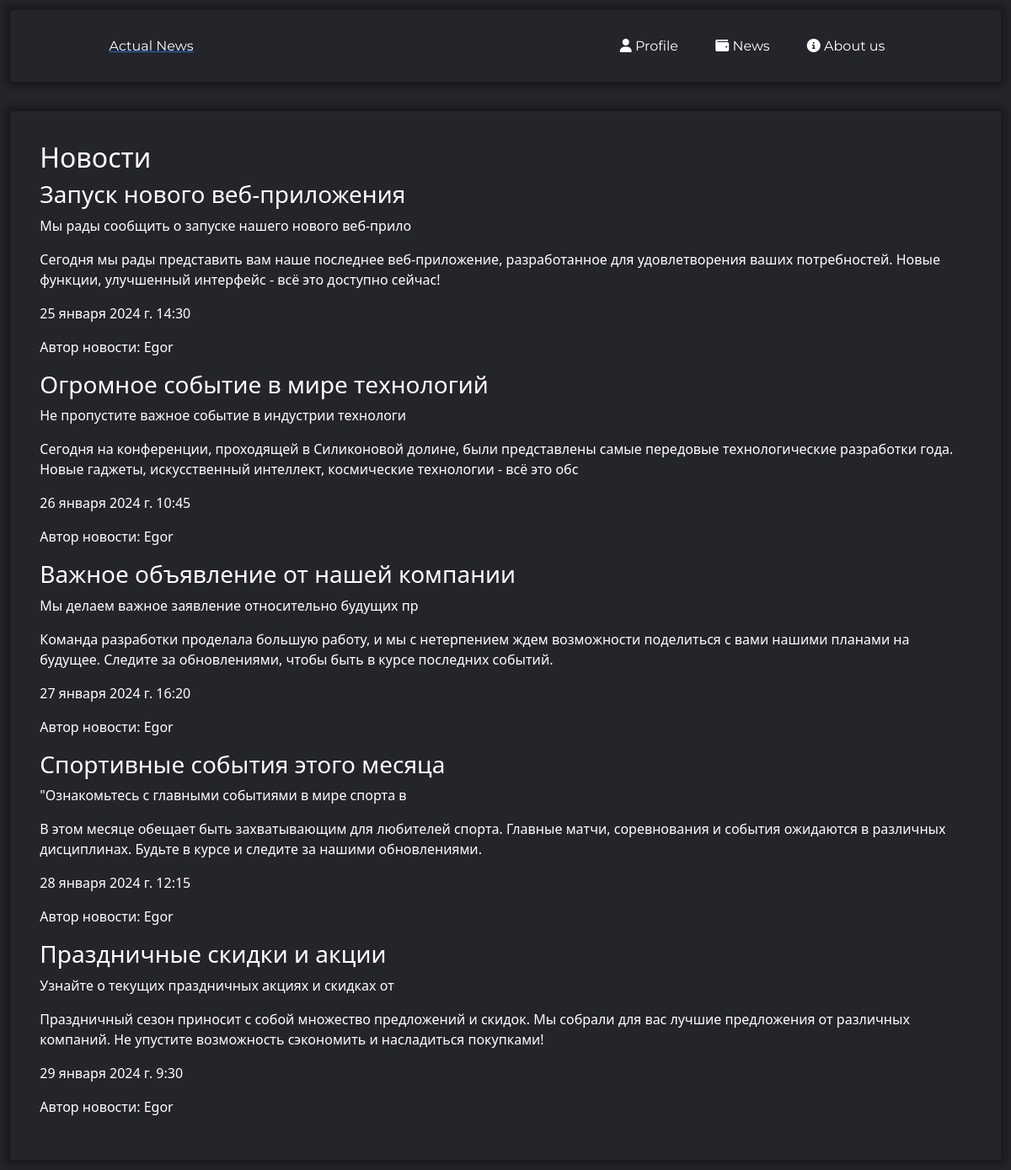
The page /news/ on the database as committed earlier.
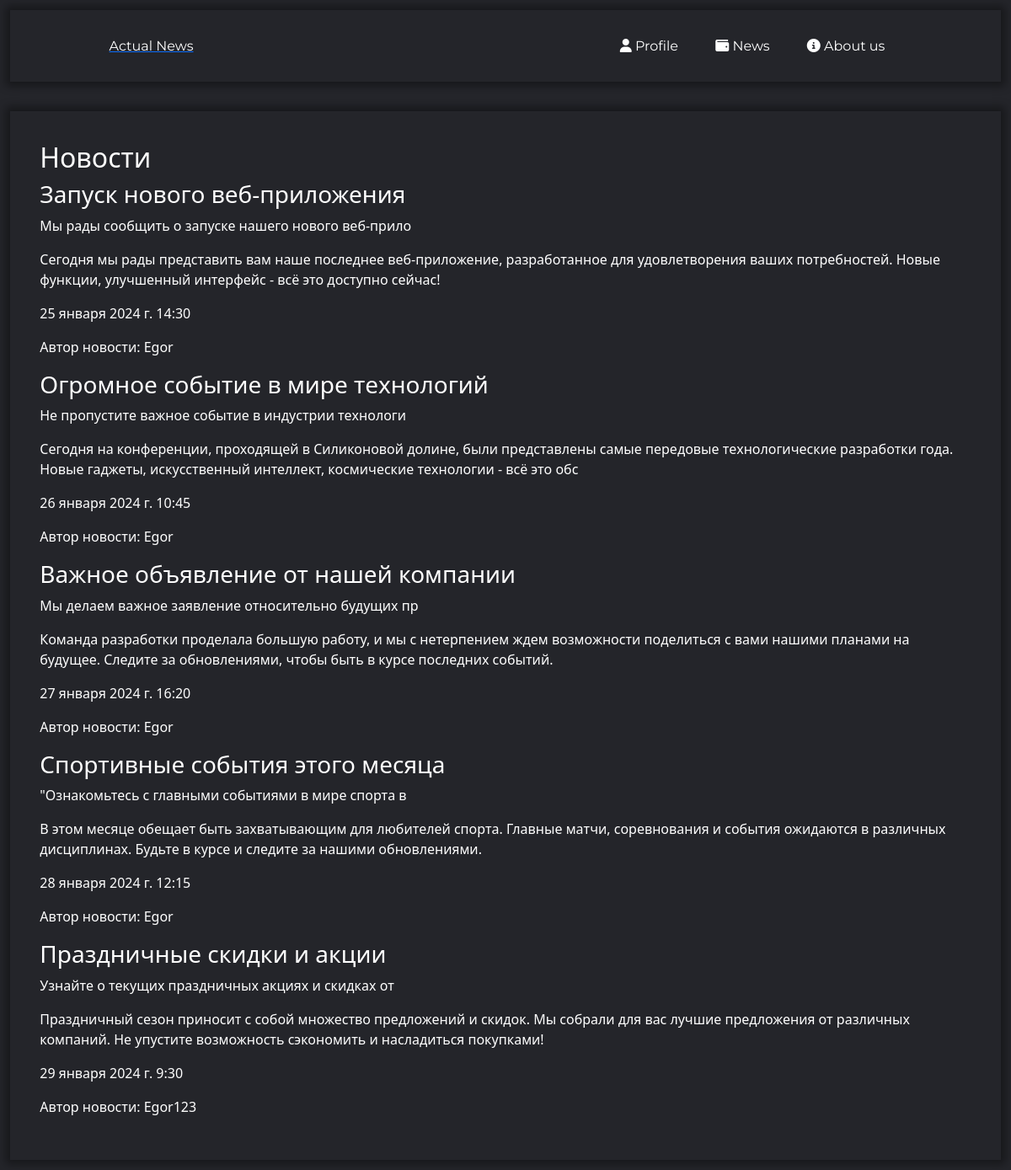
The same page on the database as committed later.
### news/models.py (models this page shows, shortened)
class Article(models.Model):
    user = models.ForeignKey(User, on_delete=models.CASCADE)
    title = models.CharField('Заголовок', max_length=100, default='')
    subtitle = models.CharField('Описание', max_length=100, default='')
    fulltext = models.CharField('Текст новости', max_length=2000, default='')
    date = models.DateField('Дата')
    time = models.TimeField('Время')
    class Meta:
        verbose_name = 'Новость'
        verbose_name_plural = 'Новости'

### news/views.py (the view)
# urls.py: path('', views.news_home, name='news_home'),
def news_home (request):
    news = Article.objects.all()
    return render(request, 'news/news_home.html', {'news': news})

### news/templates/news/news_home.html
{% extends 'main/layout.html' %}
{% block content %}
  <h2>Новости</h2>
  {% for new in news %}
    <div class="vision_news">
      <h3>{{ new.title }}</h3>
      <p>{{ new.subtitle }}</p>
      <p>{{ new.fulltext }}</p>
      <p>{{ new.date }} {{ new.time }}</p>
      <p>Автор новости: {{ new.user }}</p>
    </div>
  {% endfor %}
{% endblock %}

Rows that differ between the two databases and show on the page:
changed Article "Праздничные скидки и акции": user "Egor" → "Egor123"
